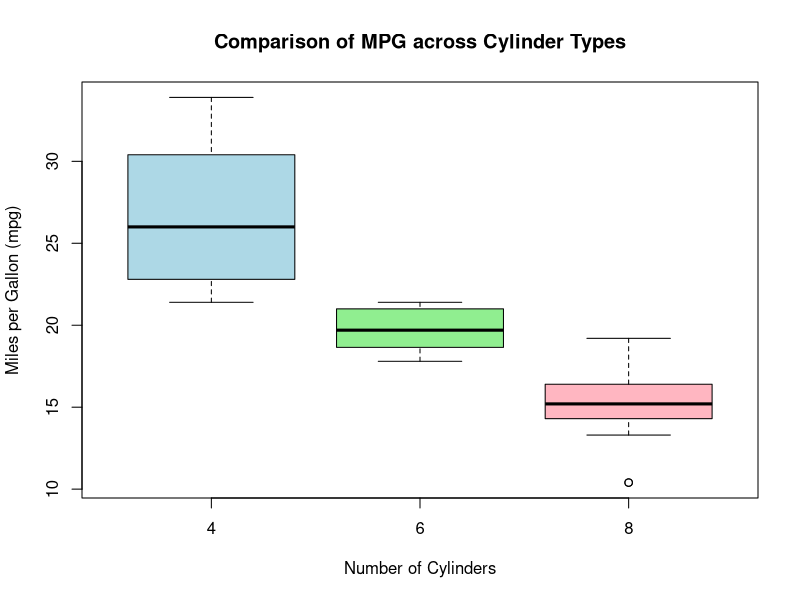
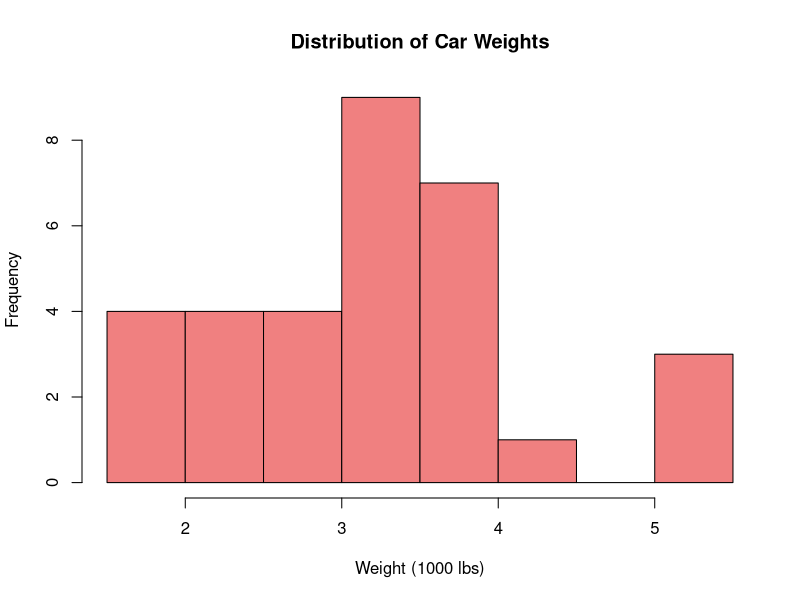

The R script that drew these images, in order:
# Creating dataset
Emp_ID <- c("E1", "E2", "E3", "E4", "E5", "E6", "E7", "E8")
Name <- c("X", "Y", "Z", "X", "Y", "Z", "X", "Y")
Age <- c(34, 29, 40, 30, 35, 27, 41, 30)
Dept <- c("HR", "IT", "Finance", "Marketing", "HR", "IT", "Finance", "Marketing")
Salary <- c(50000, 60000, 70000, 80000, 50000, 65000, 45000, 60000)
Gender <- c("Male", "Female", "Male", "Female", "Male", "Female", "Male", "Female")
Experience <- c(5, 3, 10, 4, 2, 7, 9, 6)
# Extract Salary as vector
salary_vec <- Salary

# Calculate average salary
avg_salary <- mean(salary_vec)

avg_salary
# Age vector
age_vec <- Age

# Minimum and Maximum Age
min_age <- min(age_vec)
max_age <- max(age_vec)

min_age
max_age
# Creating a list for a single employee
employee1 <- list(Name="X", Department="HR", Age=34, Salary=50000)

# Display each element
employee1$Name
employee1$Department
employee1$Age
employee1$Salary
# Mean and Standard Deviation
mean_age <- mean(Age)
sd_age <- sd(Age)

mean_salary <- mean(Salary)
sd_salary <- sd(Salary)

# Correlation between Age and Salary
cor_age_salary <- cor(Age, Salary)

mean_age
sd_age
mean_salary
sd_salary
cor_age_salary








# Box plot
boxplot(mpg ~ cyl, data = mtcars,
        main = "Comparison of MPG across Cylinder Types",
        xlab = "Number of Cylinders",
        ylab = "Miles per Gallon (mpg)",
        col = c("lightblue", "lightgreen", "lightpink"))
# Histogram
hist(mtcars$wt,
     main = "Distribution of Car Weights",
     xlab = "Weight (1000 lbs)",
     ylab = "Frequency",
     col = "lightcoral",
     breaks = 8)  # Custom number of bins

